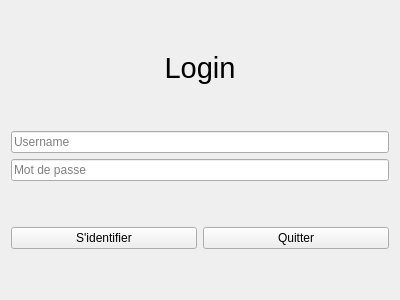
<?xml version="1.0" encoding="UTF-8"?>
<ui version="4.0">
 <class>LoginForm</class>
 <widget class="QWidget" name="LoginForm">
  <property name="geometry">
   <rect>
    <x>0</x>
    <y>0</y>
    <width>400</width>
    <height>300</height>
   </rect>
  </property>
  <property name="windowTitle">
   <string>Form</string>
  </property>
  <layout class="QVBoxLayout" name="verticalLayout">
   <item>
    <widget class="QLabel" name="label">
     <property name="sizePolicy">
      <sizepolicy hsizetype="Preferred" vsizetype="Fixed">
       <horstretch>0</horstretch>
       <verstretch>0</verstretch>
      </sizepolicy>
     </property>
     <property name="font">
      <font>
       <pointsize>22</pointsize>
      </font>
     </property>
     <property name="text">
      <string>Login</string>
     </property>
     <property name="alignment">
      <set>Qt::AlignCenter</set>
     </property>
    </widget>
   </item>
   <item>
    <layout class="QVBoxLayout" name="verticalLayout_2">
     <item>
      <widget class="QLineEdit" name="lineEdit">
       <property name="placeholderText">
        <string>Username</string>
       </property>
      </widget>
     </item>
     <item>
      <widget class="QLineEdit" name="lineEdit_2">
       <property name="echoMode">
        <enum>QLineEdit::Password</enum>
       </property>
       <property name="placeholderText">
        <string>Mot de passe</string>
       </property>
      </widget>
     </item>
    </layout>
   </item>
   <item>
    <layout class="QHBoxLayout" name="horizontalLayout">
     <property name="sizeConstraint">
      <enum>QLayout::SetFixedSize</enum>
     </property>
     <item>
      <widget class="QPushButton" name="pushButton_2">
       <property name="text">
        <string>S'identifier</string>
       </property>
      </widget>
     </item>
     <item>
      <widget class="QPushButton" name="pushButton">
       <property name="text">
        <string>Quitter</string>
       </property>
      </widget>
     </item>
    </layout>
   </item>
  </layout>
 </widget>
 <resources/>
 <connections/>
</ui>
